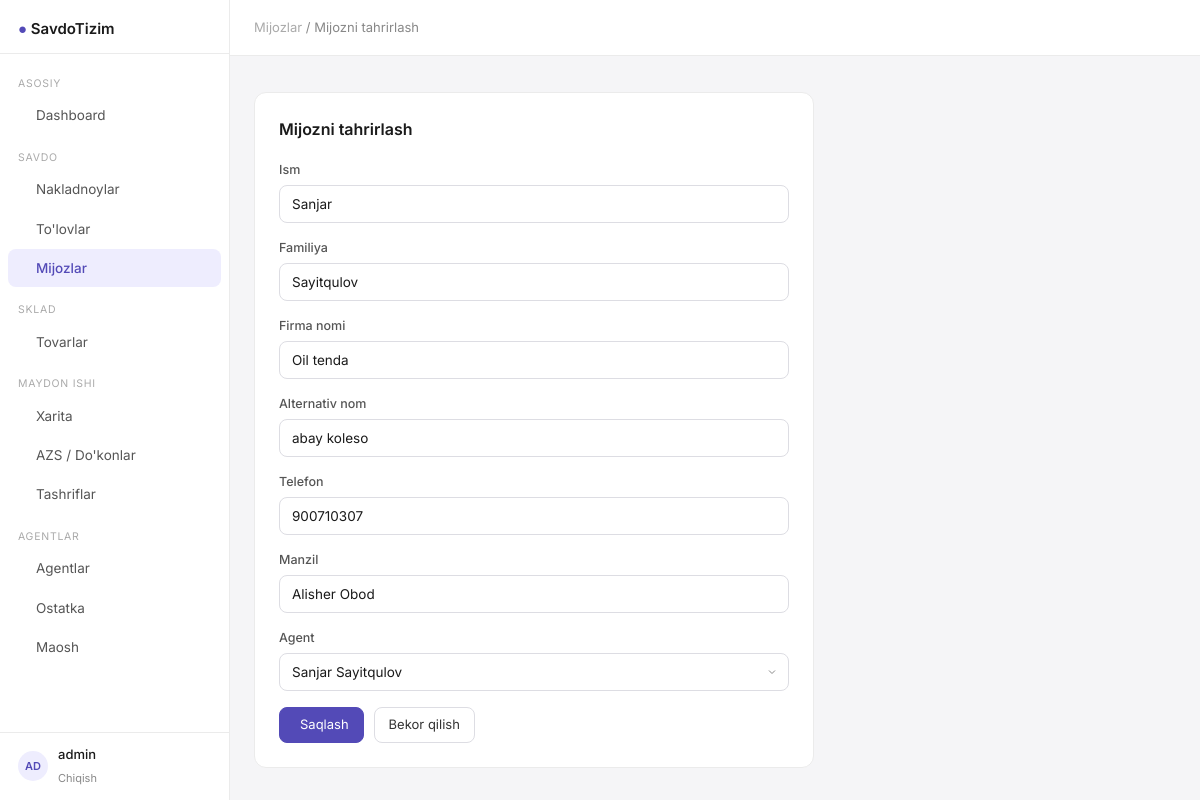
/clientes/1/edit/ (signed in), run on the app's committed database.
### apps/models.py (models this page shows, shortened)
class User(AbstractUser):
    pass

class Cliente(Model):
    first_name = CharField(max_length=120)
    last_name = CharField(max_length=120)
    firma_name = CharField(max_length=120, blank=True)
    alternative_name = CharField(max_length=120, blank=True)
    phone = CharField(max_length=20, blank=True)
    address = CharField(max_length=255, blank=True)
    agent = ForeignKey(Agent, on_delete=SET_NULL, null=True, related_name='clientes')
    is_active = BooleanField(default=True)
    date_created = DateTimeField(auto_now_add=True)
    class Meta:
        verbose_name = "Mijoz"
        verbose_name_plural = "Mijozlar"

### apps/views.py (the view)
# urls.py: path('clientes/<int:pk>/edit/', views.cliente_update, name='cliente_update'),
@login_required
def cliente_update(request, pk):
    cliente = get_object_or_404(Cliente, pk=pk)
    if request.method == 'POST':
        form = ClienteForm(request.POST, instance=cliente)
        if form.is_valid():
            form.save()
            messages.success(request, "Mijoz yangilandi.")
            return redirect('cliente_detail', pk=pk)
    else:
        form = ClienteForm(instance=cliente)
    return render(request, 'clientes/form.html', {'form': form, 'title': "Mijozni tahrirlash"})

### apps/forms.py
class ClienteForm(forms.ModelForm):
    class Meta:
        model = Cliente
        fields = ['first_name', 'last_name', 'firma_name', 'alternative_name', 'phone', 'address', 'agent']
        labels = {
            'first_name': 'Ism',
            'last_name': 'Familiya',
            'firma_name': 'Firma nomi',
            'alternative_name': 'Alternativ nom',
            'phone': 'Telefon',
            'address': 'Manzil',
            'agent': 'Agent',
        }
    def __init__(self, *args, **kwargs):
        super().__init__(*args, **kwargs)
        for f in self.fields.values():
            f.widget.attrs.update(ATTRS)

### apps/models.py (called while the page is built)
    def __str__(self):
        return f"{self.first_name} {self.last_name}"

### templates/clientes/form.html (shortened to what this page needs)
{% extends "base.html" %}
{% block breadcrumb %}<a href="{% url 'cliente_list' %}" style="color:#aaa;text-decoration:none;">Mijozlar</a> / {{ title }}{% endblock %}
{% block content %}
<div style="max-width:560px;">
  <div class="card" style="padding:24px;">
    <h2 style="font-size:16px; font-weight:600; margin-bottom:20px;">{{ title }}</h2>
    <form method="post">
      {% for field in form %}
      <div class="form-group">
        <label class="form-label">{{ field.label }}</label>
        {{ field }}
      </div>
      {% endfor %}
      <div style="display:flex; gap:10px; margin-top:8px;">
        <button type="submit" class="btn btn-primary"> Saqlash</button>
        <a href="{% url 'cliente_list' %}" class="btn">Bekor qilish</a>
      </div>
    </form>
  </div>
</div>
{% endblock %}

### templates/base.html (shortened to what this page needs)
<!DOCTYPE html>
<html lang="uz">
<head>
    <script src="https://cdn.tailwindcss.com"></script>
    <link rel="stylesheet" href="https://cdn.jsdelivr.net/npm/@tabler/icons-webfont@latest/tabler-icons.min.css"/>
</head>
<body>
<aside class="sidebar">
    <div style="padding:16px 18px 12px; border-bottom:1px solid #EBEBEB;">
    <span style="font-size:15px; font-weight:600;">
      <span style="color:#534AB7;">●</span> SavdoTizim
    </span>
    </div>
    <nav style="flex:1; padding:8px 0; overflow-y:auto;">
        <div class="nav-section">Asosiy</div>
        <a href="{% url 'dashboard' %}"
           class="nav-link {% if request.resolver_match.url_name == 'dashboard' %}active{% endif %}">
             Dashboard
        </a>
        <div class="nav-section">Savdo</div>
        <a href="{% url 'order_list' %}"
           class="nav-link {% if 'order' in request.resolver_match.url_name %}active{% endif %}">
             Nakladnoylar
        </a>
        <a href="{% url 'payment_list' %}"
           class="nav-link {% if 'payment' in request.resolver_match.url_name %}active{% endif %}">
             To'lovlar
        </a>
        <a href="{% url 'cliente_list' %}"
           class="nav-link {% if 'cliente' in request.resolver_match.url_name %}active{% endif %}">
             Mijozlar
        </a>
        <div class="nav-section">Sklad</div>
        <a href="{% url 'product_list' %}"
           class="nav-link {% if 'product' in request.resolver_match.url_name %}active{% endif %}">
             Tovarlar
        </a>
        <div class="nav-section">Maydon ishi</div>
        <a href="{% url 'point_map' %}"
           class="nav-link {% if request.resolver_match.url_name == 'point_map' %}active{% endif %}">
             Xarita
        </a>
        <a href="{% url 'point_list' %}"
           class="nav-link {% if request.resolver_match.url_name in 'point_list,point_create,point_update' %}active{% endif %}">
             AZS / Do'konlar
        </a>
        <a href="{% url 'visit_list' %}"
           class="nav-link {% if 'visit' in request.resolver_match.url_name %}active{% endif %}">
             Tashriflar
        </a>
        <div class="nav-section">Agentlar</div>
        <a href="{% url 'agent_list' %}"
           class="nav-link {% if request.resolver_match.url_name in 'agent_list,agent_detail' %}active{% endif %}">
             Agentlar
        </a>
        <a href="{% url 'agent_balance_list' %}"
           class="nav-link {% if 'balance' in request.resolver_match.url_name %}active{% endif %}">
             Ostatka
        </a>
        <a href="{% url 'salary_list' %}"
           class="nav-link {% if 'salary' in request.resolver_match.url_name %}active{% endif %}">
             Maosh
        </a>
    </nav>
    <div style="padding:12px 18px; border-top:1px solid #EBEBEB;">
        {% if user.is_authenticated %}
            <div style="display:flex; align-items:center; gap:10px;">
                <div class="avatar">{{ user.username|slice:":2"|upper }}</div>
                <div>
                    <div style="font-size:13px; font-weight:500;">{{ user.get_full_name|default:user.username }}</div>
                    <a href="{% url 'logout' %}" style="font-size:11px; color:#888; text-decoration:none;">Chiqish</a>
                </div>
            </div>
        {% endif %}
    </div>
</aside>
<div class="main-content">
    <header class="topbar" style="display:flex; align-items:center; justify-content:space-between; padding:0 24px;">
        <nav style="font-size:13px; color:#888;">
            {% block breadcrumb %}{% endblock %}
        </nav>
    </header>
    <main style="padding:24px; flex:1;">
        {% block content %}{% endblock %}
    </main>
</div>
</body>
</html>

### templates/base.html (style rules this page uses)
* { box-sizing: border-box; }
body { font-family: 'Inter', sans-serif; background: #F5F5F7; color: #1a1a1a; }
.sidebar { width: 230px; min-height: 100vh; background: #fff; border-right: 1px solid #EBEBEB; position: fixed; top: 0; left: 0; bottom: 0; z-index: 40; display: flex; flex-direction: column; }
.main-content { margin-left: 230px; min-height: 100vh; display: flex; flex-direction: column; }
.topbar { height: 56px; background: #fff; border-bottom: 1px solid #EBEBEB; position: sticky; top: 0; z-index: 30; }
.nav-link { display: flex; align-items: center; gap: 10px; padding: 9px 18px; font-size: 13.5px; color: #555; border-radius: 8px; margin: 1px 8px; transition: background .12s, color .12s; text-decoration: none; }
.nav-link.active { background: #EEEDFE; color: #534AB7; font-weight: 500; }
.nav-section { font-size: 10.5px; color: #aaa; padding: 14px 18px 4px; text-transform: uppercase; letter-spacing: .07em; }
.card { background: #fff; border: 1px solid #EBEBEB; border-radius: 12px; }
.btn { display: inline-flex; align-items: center; gap: 6px; padding: 7px 14px; font-size: 13px; border-radius: 8px; border: 1px solid #DDDDE3; background: #fff; cursor: pointer; color: #333; text-decoration: none; transition: background .12s; }
.btn-primary { background: #534AB7; color: #fff; border-color: #534AB7; }
.form-control { width: 100%; padding: 8px 12px; font-size: 13.5px; border: 1px solid #DDDDE3; border-radius: 8px; background: #fff; color: #1a1a1a; outline: none; transition: border .12s; }
.form-label { font-size: 12.5px; font-weight: 500; color: #555; margin-bottom: 5px; display: block; }
.form-group { margin-bottom: 16px; }
select.form-control { appearance: none; background-repeat: no-repeat; background-position: right 10px center; padding-right: 32px; }
.avatar { width: 30px; height: 30px; border-radius: 50%; background: #EEEDFE; color: #534AB7; font-size: 11px; font-weight: 600; display: inline-flex; align-items: center; justify-content: center; flex-shrink: 0; }

### data on the page
User: username "AD", get_full_name "admin"
Cliente: form "Sanjar" "Sayitqulov" "Oil tenda" "abay koleso" "900710307" "Alisher Obod" "Sanjar Sayitqulov"

### other printed values
{{ title }} "Mijozni tahrirlash"
{{ field.label }} "Ism" "Familiya" "Firma nomi" "Alternativ nom" "Telefon" "Manzil" "Agent"
